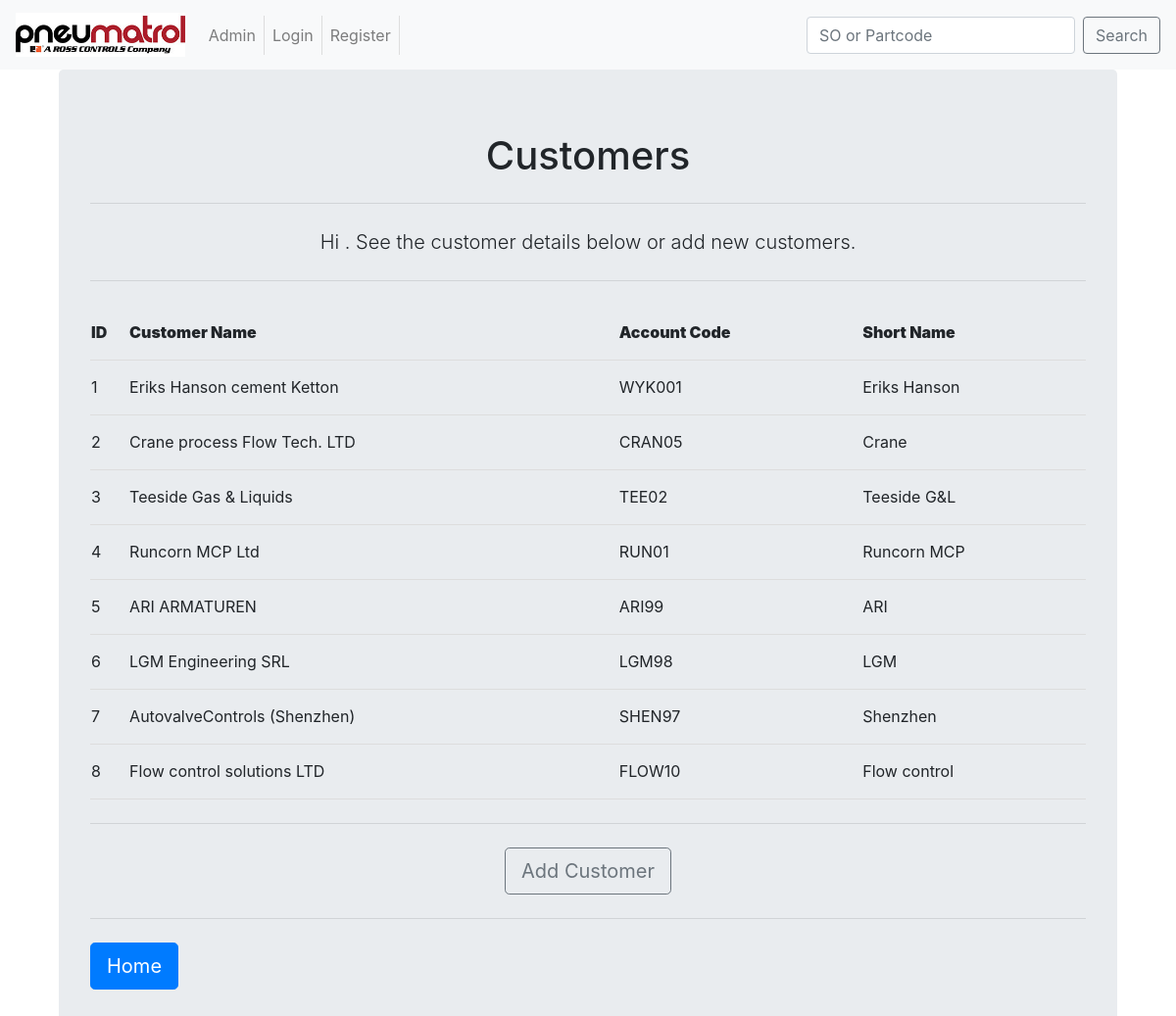
/ORWAapp/home/Customers/, run on the app's committed database.
### ORWAapp/models.py (models this page shows, shortened)
class Customers(models.Model):
	full_name = models.CharField(max_length=200,
								help_text='Customer Name',
								)
	account_name = models.CharField(max_length=6,
								unique=True,
								help_text='Account ref',
								)
	short_name = models.CharField(max_length=50,
								blank=True,
								null=True,
								)
	class Meta:
		verbose_name_plural = "Customer"

### ORWAapp/views.py (the view)
# urls.py: path('home/Customers/', views.Customer, name = "Customers"),
def Customer(request):
    user = request.user.username
    data = Customers.objects.all()
    context = {
        'Customers':data,
        'insert_me':user,
        }
    return render(request,'ORWAapp/home/Customers.html',context)

### templates/ORWAapp/home/Customers.html (shortened to what this page needs)
<!DOCTYPE html>
{% extends "base.html" %}
	{% block body_block %}
		<div class="container">
			<div class="jumbotron">
				<center>
					<h1>Customers</h1>
					<hr class="my-4">
					<centre><p class="lead">Hi {{ insert_me }}. See the customer details below or add new customers.  </p>
					<hr class="my-4">
					<table id="customers">
					    <tr>
					        <th><strong>ID</strong></th>
					        <th><strong>Customer Name</strong></th>	  <th><strong>Account Code</strong></th>
					        <th><strong>Short Name</strong></th>
					    </tr>
					    {% for customer in Customers %}
					    <tr>
					    	<td>{{ customer.id }}</td>
					        <td>{{ customer.full_name }}</td>
					        <td>{{ customer.account_name }}</td>
					        <td>{{ customer.short_name }}</td>
					    </tr>
					    {% endfor %}
					</table>
					<hr class="my-4">
					<a class="btn btn-outline-secondary btn-lg" href="{% url 'ORWAapp:NewCustomer' %}" role="button">Add Customer</a>
					</center>
			<hr class="my-4">
			<a class="btn btn-primary btn-lg" href="{% url 'ORWAapp:home' %}" role="button">Home</a>
			</div>
		</div>
	{% endblock %}

### static/css/mystyle.css (style rules this page uses)
table { width:100%; font-size: 16px; }
td, th { height: 56px; padding-top: 12px; padding-bottom: 12px; border-bottom: 1px solid #ddd; text-align:left; }

### data on the page
Customers: id "1", full_name "Eriks Hanson cement Ketton", account_name "WYK001", short_name "Eriks Hanson"
Customers: id "2", full_name "Crane process Flow Tech. LTD", account_name "CRAN05", short_name "Crane"
Customers: id "3", full_name "Teeside Gas & Liquids", account_name "TEE02", short_name "Teeside G&L"
Customers: id "4", full_name "Runcorn MCP Ltd", account_name "RUN01", short_name "Runcorn MCP"
Customers: id "5", full_name "ARI ARMATUREN", account_name "ARI99", short_name "ARI"
Customers: id "6", full_name "LGM Engineering SRL", account_name "LGM98", short_name "LGM"
Customers: id "7", full_name "AutovalveControls (Shenzhen)", account_name "SHEN97", short_name "Shenzhen"
Customers: id "8", full_name "Flow control solutions LTD", account_name "FLOW10", short_name "Flow control"
